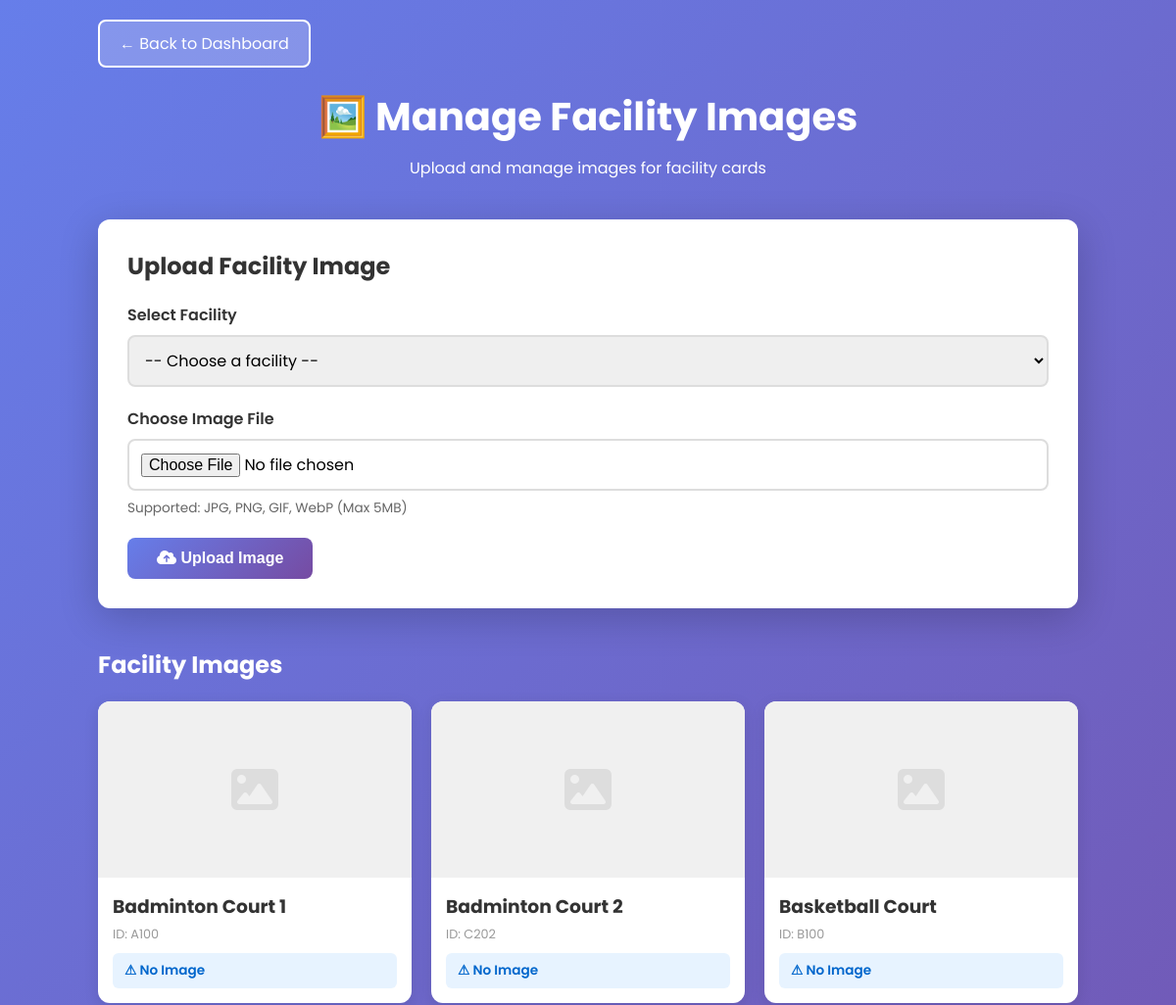
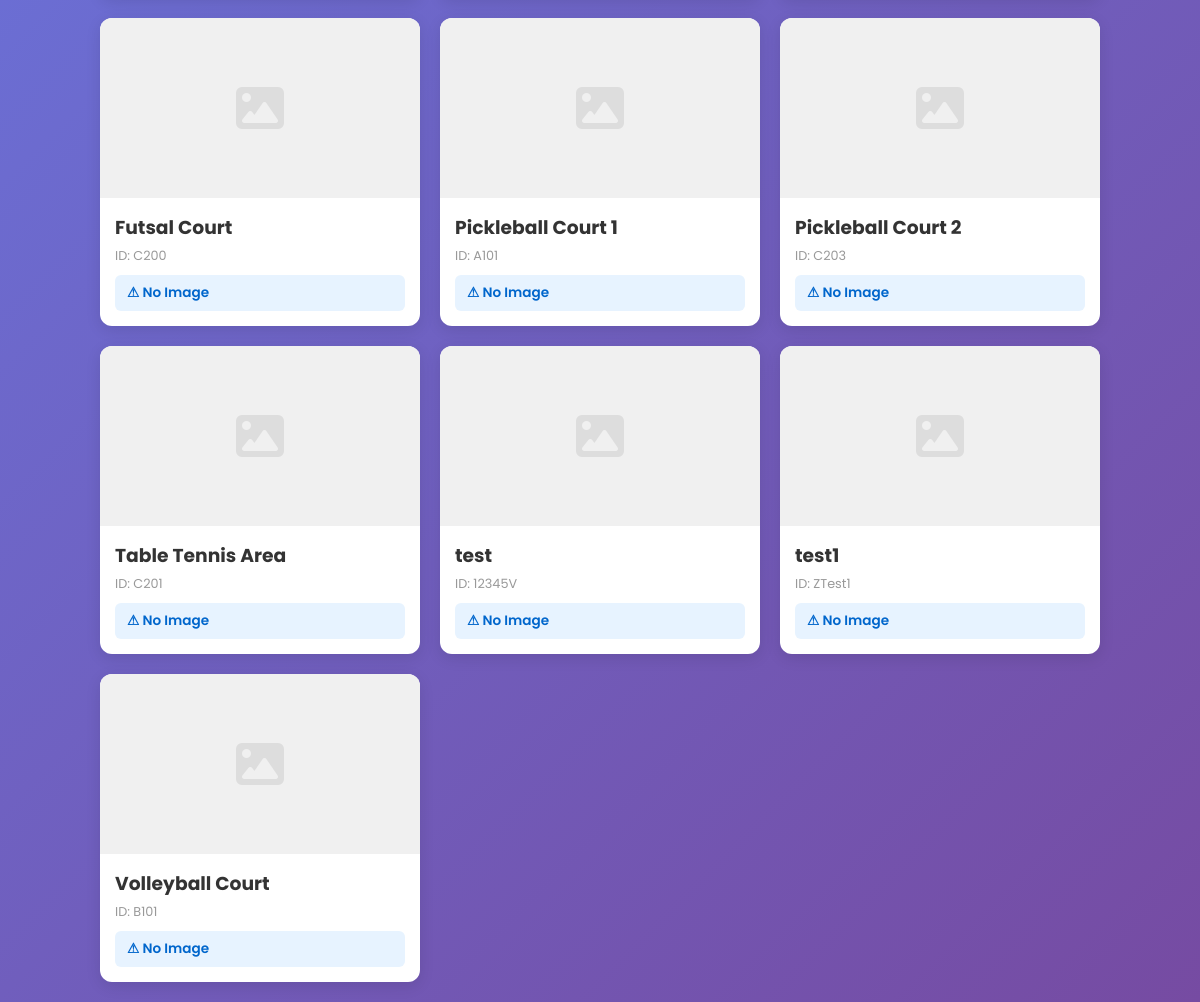
Page /manage_facilities.php (signed in) on the committed database (2 pictures, top to bottom).
### tables this page shows
CREATE TABLE `venues` (
  `venue_id` varchar(10) NOT NULL,
  `name` varchar(100) NOT NULL,
  `capacity` int(11) NOT NULL,
  `location` varchar(100) DEFAULT NULL,
  `shared_group` varchar(50) DEFAULT NULL,
  `description` text DEFAULT NULL COMMENT 'Detailed description or notes about the venue',
  `image` varchar(255) DEFAULT NULL COMMENT 'Path or URL to an image of the venue',
  `status` enum('open','close') NOT NULL DEFAULT 'open'
);

### manage_facilities.php (the view, shortened to what this page needs)
<?php
require_once 'db.php';
$stmt = $conn->prepare("SELECT venue_id, name, image FROM venues ORDER BY name");
$stmt->execute();
$venues = $stmt->get_result()->fetch_all(MYSQLI_ASSOC);
?>
<!DOCTYPE html>
<html lang="en">
<head>
    <link rel="stylesheet" href="https://cdnjs.cloudflare.com/ajax/libs/font-awesome/6.5.0/css/all.min.css">
</head>
<body>
    <div class="container">
        <a href="dashboard.php" class="back-btn">← Back to Dashboard</a>
        <div class="header">
            <h1>🖼️ Manage Facility Images</h1>
            <p>Upload and manage images for facility cards</p>
        </div>
        <div class="upload-form">
            <h2 style="margin-bottom: 20px; color: #333;">Upload Facility Image</h2>
            <form method="POST" enctype="multipart/form-data">
                <div class="form-group">
                    <label for="venue_id">Select Facility</label>
                    <select name="venue_id" id="venue_id" required>
                        <option value="">-- Choose a facility --</option>
                    </select>
                </div>
                <div class="form-group">
                    <label for="image">Choose Image File</label>
                    <input type="file" name="image" id="image" accept="image/*" required>
                    <p style="font-size: 0.85rem; color: #666; margin-top: 8px;">
                        Supported: JPG, PNG, GIF, WebP (Max 5MB)
                    </p>
                </div>
                <button type="submit" class="submit-btn">
                    <i class="fas fa-cloud-upload-alt"></i> Upload Image
                </button>
            </form>
        </div>
        <div>
            <h2 style="color: white; margin-bottom: 20px;">Facility Images</h2>
            <div class="facilities-grid">
                <?php foreach ($venues as $venue): ?>
                    <div class="facility-card">
                        <div class="facility-image">
                            <?php if (!empty($venue['image']) && file_exists($venue['image'])): ?>
                                <img src="<?php echo htmlspecialchars($venue['image']); ?>" alt="<?php echo htmlspecialchars($venue['name']); ?>">
                            <?php else: ?>
                                <i class="fas fa-image"></i>
                            <?php endif; ?>
                        </div>
                        <div class="facility-info">
                            <h3><?php echo htmlspecialchars($venue['name']); ?></h3>
                            <p style="font-size: 0.8rem; color: #999;">ID: <?php echo htmlspecialchars($venue['venue_id']); ?></p>
                            <div class="facility-status <?php echo empty($venue['image']) ? 'no-image' : ''; ?>">
                                <?php echo !empty($venue['image']) && file_exists($venue['image']) ? '✓ Image Uploaded' : '⚠ No Image'; ?>
                            </div>
                        </div>
                    </div>
                <?php endforeach; ?>
            </div>
        </div>
    </div>
</body>
</html>

### manage_facilities.php (style rules this page uses)
* { margin: 0; padding: 0; box-sizing: border-box; }
body { font-family: 'Poppins', sans-serif; background: linear-gradient(135deg, #667eea 0%, #764ba2 100%); min-height: 100vh; padding: 20px; }
.container { max-width: 1000px; margin: 0 auto; }
.header { text-align: center; color: white; margin-bottom: 40px; }
.header h1 { font-size: 2.5rem; margin-bottom: 10px; }
.back-btn { display: inline-block; margin-bottom: 20px; padding: 10px 20px; background: rgba(255,255,255,0.2); color: white; border: 2px solid white; border-radius: 8px; text-decoration: none; transition: all 0.3s ease; cursor: pointer; }
.upload-form { background: white; padding: 30px; border-radius: 12px; box-shadow: 0 10px 40px rgba(0,0,0,0.2); margin-bottom: 40px; }
.form-group { margin-bottom: 20px; }
label { display: block; margin-bottom: 8px; font-weight: 600; color: #333; }
select, input[type="file"] { width: 100%; padding: 12px; border: 2px solid #ddd; border-radius: 8px; font-family: 'Poppins', sans-serif; font-size: 1rem; transition: border-color 0.3s ease; }
.submit-btn { background: linear-gradient(135deg, #667eea 0%, #764ba2 100%); color: white; border: none; padding: 12px 30px; border-radius: 8px; font-size: 1rem; font-weight: 600; cursor: pointer; transition: transform 0.3s ease, box-shadow 0.3s ease; }
.facilities-grid { display: grid; grid-template-columns: repeat(auto-fill, minmax(250px, 1fr)); gap: 20px; }
.facility-card { background: white; border-radius: 12px; overflow: hidden; box-shadow: 0 4px 15px rgba(0,0,0,0.1); transition: transform 0.3s ease, box-shadow 0.3s ease; }
.facility-image { width: 100%; height: 180px; background: #f0f0f0; display: flex; align-items: center; justify-content: center; font-size: 3rem; color: #ddd; overflow: hidden; }
.facility-info { padding: 15px; }
.facility-info h3 { margin-bottom: 5px; color: #333; }
.facility-info p { font-size: 0.85rem; color: #666; margin-bottom: 10px; word-break: break-all; }
.facility-status { padding: 8px 12px; background: #e7f3ff; color: #0066cc; border-radius: 6px; font-size: 0.85rem; font-weight: 600; }

### rows in the picture
venues: name "Badminton Court 1", venue_id "A100", shows "⚠ No Image"
venues: name "Badminton Court 2", venue_id "C202", shows "⚠ No Image"
venues: name "Basketball Court", venue_id "B100", image "⚠ No Image"
venues: name "Futsal Court", venue_id "C200", image "⚠ No Image"
venues: name "Pickleball Court 1", venue_id "A101", image "⚠ No Image"
venues: name "Pickleball Court 2", venue_id "C203", image "⚠ No Image"
venues: name "Table Tennis Area", venue_id "C201", image "⚠ No Image"
venues: name "test", venue_id "12345V", shows "⚠ No Image"
venues: name "test1", venue_id "ZTest1", shows "⚠ No Image"
venues: name "Volleyball Court", venue_id "B101", image "⚠ No Image"
